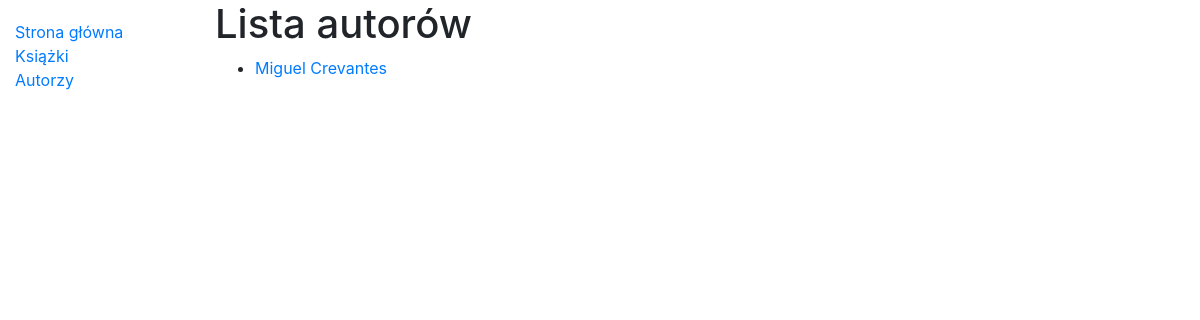
The page /biblioteka/autorzy on the database as committed earlier.
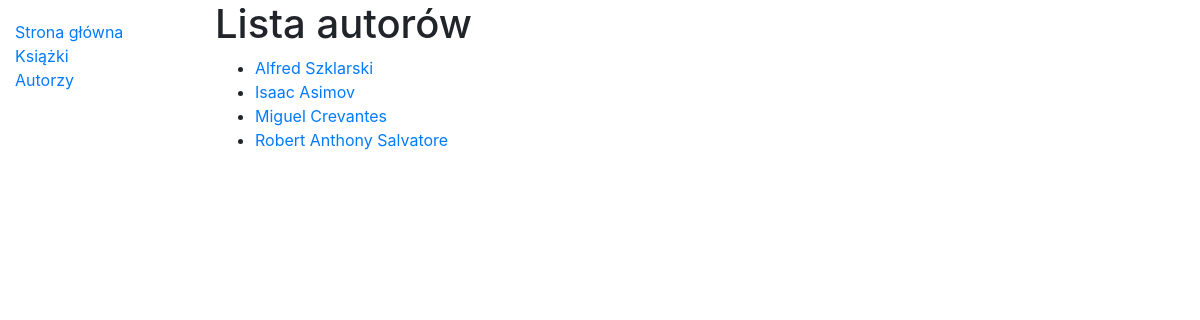
The same page on the database as committed later.
### LaBiblioteca/models.py (models this page shows, shortened)
class Autor(models.Model):
    imie = models.CharField(max_length=200)
    nazwisko = models.CharField(max_length=200)
    data_urodzenia = models.DateField(null=True, blank = True)
    data_smierci = models.DateField(null=True, blank = True)
    class Meta:
        ordering = ['imie', 'nazwisko']

### LaBiblioteca/views.py (the view)
# urls.py: path('biblioteka/autorzy', views.AutorListView.as_view(), name='autorzy'),
class AutorListView(generic.ListView):
    model = Autor
    paginate_by = 10
    context_object_name = 'lista_autorow'
    queryset = Autor.objects.all()
    template_name = 'author_list.html'

### LaBiblioteca/templates/author_list.html (shortened to what this page needs)
{% extends "skeleton.html" %}
{% block content %}
    <h1>Lista autorów</h1>
    {% if lista_autorow %}
        <ul>
            {% for autor in lista_autorow %}
                <li>
                    <a href="{% url 'autor-szczegoly' ksiazka.autor.pk}">  {{autor.imie}} {{autor.nazwisko}} </a>
                </li>
        </ul>
    {% else %}
        <p>Brak autorow w bazie danych.</p>
    {% endif %}
{% endblock %}

Rows that differ between the two databases and show on the page:
added Autor: imie "Alfred", nazwisko "Szklarski"
added Autor: imie "Isaac", nazwisko "Asimov"
added Autor: imie "Robert Anthony", nazwisko "Salvatore"
